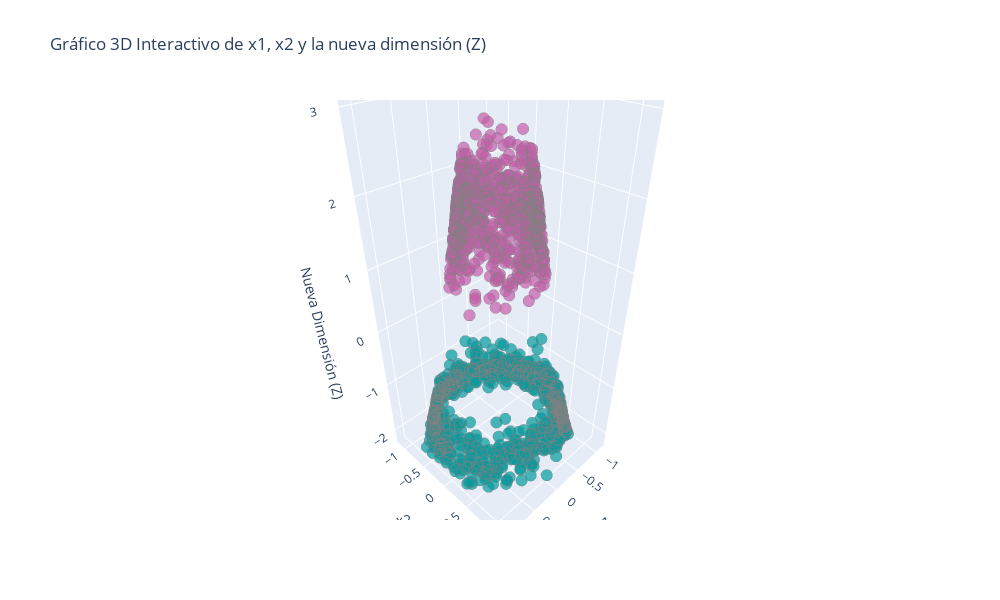

Notebook cell for this chart:
### Code cell
# Crear un gráfico 3D interactivo con Plotly
fig = go.Figure(data=[go.Scatter3d(
    x=X[:, 0],  # Coordenadas x (x1)
    y=X[:, 1],  # Coordenadas y (x2)
    z=Z,        # Nueva dimensión Z
    mode='markers',
    marker=dict(
        size=4,           # Tamaño de los puntos
        color=y,          # Color basado en la clase
        colorscale='tropic',  # Cambiar la escala de colores
        opacity=0.7,
        line=dict(width=1, color='gray')  # Borde de los puntos
    )
)])

# Actualizar el diseño del gráfico para hacerlo más ancho
fig.update_layout(
    title='Gráfico 3D Interactivo de x1, x2 y la nueva dimensión (Z)',
    scene=dict(
        xaxis_title='x1',
        yaxis_title='x2',
        zaxis_title='Nueva Dimensión (Z)'
    ),
    width=1000,  # Ajustar el ancho del gráfico
    height=600   # Ajustar la altura del gráfico
)

# Mostrar el gráfico
fig.show()

### Figure 1 — Plotly figure (JSON) as saved in the notebook; plotly's stock layout.template omitted (floating-point values rounded to 4 significant figures; data arrays with more than 128 entries replaced by an {"elided": "..."} marker saying what was removed)
{"data": [{"marker": {"color": {"elided": "1500 int values"}, "colorscale": [[0, "rgb(0, 155, 158)"], [0.1667, "rgb(66, 183, 185)"], [0.3333, "rgb(167, 211, 212)"], [0.5, "rgb(241, 241, 241)"], [0.6667, "rgb(228, 193, 217)"], [0.8333, "rgb(214, 145, 193)"], [1, "rgb(199, 93, 171)"]], "line": {"color": "gray", "width": 1}, "opacity": 0.7, "size": 4}, "mode": "markers", "type": "scatter3d", "x": {"elided": "1500 float values"}, "y": {"elided": "1500 float values"}, "z": {"elided": "1500 float values"}}], "layout": {"height": 600, "scene": {"xaxis": {"title": {"text": "x1"}}, "yaxis": {"title": {"text": "x2"}}, "zaxis": {"title": {"text": "Nueva Dimensión (Z)"}}}, "title": {"text": "Gráfico 3D Interactivo de x1, x2 y la nueva dimensión (Z)"}, "width": 1000}}
